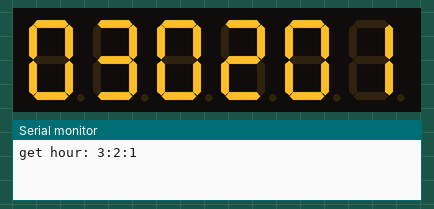
Simulated run of this sketch. Board: Arduino Uno, built with avr-gcc and run on an emulated ATmega328P. Parts: 6-digit seven-segment display, the last lines printed to the serial monitor. Wiring (inferred from the names in the program): DS3231 clock at I2C address 0x68; MAX7219 LED driver: CS pin 10. The local clock reads 2024-03-15 10:24:30 at power-on unless the sketch sets it.

Above: at 0.6 s.
At 4.4 s:
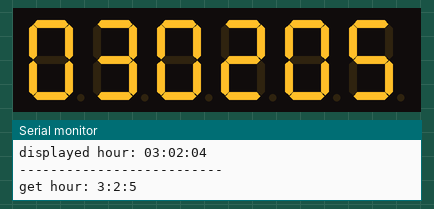
At 10.5 s:
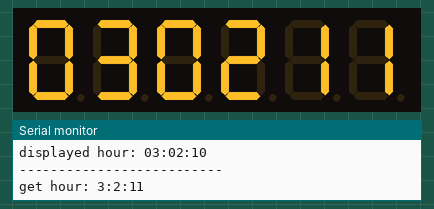
At 20.2 s:
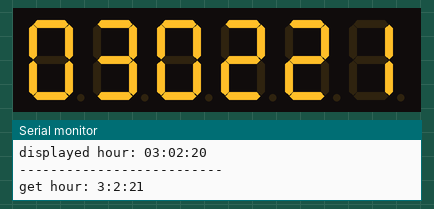
At 27.5 s:
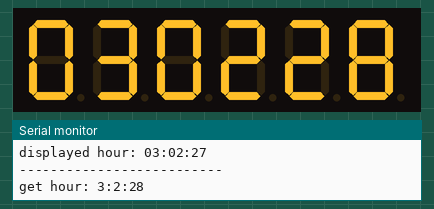
At 38.4 s:
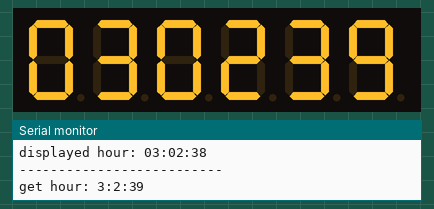

The sketch:

reloj.ino
```cpp
#define SCK PORTB5
#define SS PORTB2
#define MOSI PORTB3
/*
#define TIME_SETUP PORTD2       //trigger time setup routine
#define NUM_UP PORTD4           //up 1 number
#define NUM_DOWN PORTD5         //down 1 number
#define NEXT_NUM PORTD6         //next digit
#define SAVE_TIME PORTD7        //save time
#define NUM_UP_STATUS PIND4     //status of NUM_UP
#define NUM_DOWN_STATUS PIND5   //status of NUM_DOWN
#define NEXT_NUM_STATUS PIND6   //status of NEXT_NUM
#define SAVE_TIME_STATUS PIND7  //status of SAVE_TIME
*/

unsigned char num = 0;
unsigned char units = 0;
unsigned char tens = 0;
bool timeSetupFlag = 0;

void initialize_SPI(){
  DDRB |= (1<<SCK)|(1<<MOSI)|(1<<SS);     //set spi pins as outputs
  SPCR |= (1<<SPE)|(1<<MSTR)|(1<<SPR1);   //enable spi, master mode, fosc/64
}

void Max_write_data(char address, char dataToPrint){
  PORTB &= ~(1<<SS);
  SPDR = address;               //first write address on the max7219. It's split in two bytes because the MAX72 expects a 16-bit word. MSB First
  while(!(SPSR & (1<<SPIF)));   //wait for shit to get done
  SPDR = dataToPrint;           //then write the actual data on the max7219
  while(!(SPSR & (1<<SPIF)));   //wait for shit to get done
  PORTB |= (1<<SS);
}

void Max_setup(){
  char digitsUsed = 6;
  Max_write_data(0x09, 0xFF);               //0X09 = Decode mode, 0xFF = Decode for all digits
  Max_write_data(0x0A, 8);                  //0x0A = Intensity -> 8 (is this bright enough?)
  Max_write_data(0x0B, digitsUsed-1);       //0x0B = Scan Limit mode, digitsUsed digits
  Max_write_data(0x0C, 1);                  //0x0C = Shutdown, 1 = normal operation (no shutdown)
}

void i2c_setup(){
  TWSR &= ~(1<<TWPS0)&~(1<<TWPS1);    //Set prescaler to 1
  TWBR |= 0x20;                       //DS3231 SCL freq = 200 kHz, CPUfreq = 16 MHz, prescale 1
  TWCR = (1<<TWEN);                   //Enable i2c interface. Internet told me not to use |= operator when working with TWCR
}

void i2c_start(){
  TWCR = (1<<TWINT)|(1<<TWSTA)|(1<<TWEN);   //set INT Flag, send start condition, enable i2c (datasheet says it should be enabled every time)
  while(!(TWCR & (1<<TWINT)));              //TWINT flag works kinda funny. Not falling into this rabbit hole.
}

void i2c_stop(){
  TWCR = (1<<TWINT)|(1<<TWSTO)|(1<<TWEN);   //stop condition
}

void i2c_write(uint8_t wordAddress, uint8_t data){
  i2c_start();
  TWDR = 0b11010000;                //0b1101000 is slave address. 0b0 is write mode. SLA + W
  TWCR = (1<<TWINT)|(1<<TWEN);
  while(!(TWCR & (1<<TWINT)));
  TWDR =  wordAddress;              //write word address
  TWCR = (1<<TWINT)|(1<<TWEN);
  while(!(TWCR & (1<<TWINT)));
  TWDR = data;                      //then write the actual data
  TWCR = (1<<TWINT)|(1<<TWEN);
  while(!(TWCR & (1<<TWINT)));
  i2c_stop();
}

void numbers_test(){
  if(num>99){
    num = 0;
  }
  units = num%10;
  tens = num/10;

  delay(200);
  Max_write_data(1, units);
  delay(10);
  Max_write_data(2, tens);

  num++;
}

class rtcTime{
  uint8_t hour = 0;
  uint8_t minutes = 0;
  uint8_t seconds = 0;
public:
  Time();
  void setTime();
  void getTime();
  void displayTime();
};

rtcTime::Time(){
  hour = 0;
  minutes = 0;
}

void rtcTime::setTime(){
  i2c_start();
  TWDR = 0b11010000;                //0b1101000 is slave address. 0b0 is write mode. SLA + W
  TWCR = (1<<TWINT)|(1<<TWEN);
  while(!(TWCR & (1<<TWINT)));
  //Serial.print("Set SLA+W: ");
  //Serial.println(TWDR, BIN);
  TWDR =  0x00;                     //write word address. 0x00 is seconds
  TWCR = (1<<TWINT)|(1<<TWEN);
  while(!(TWCR & (1<<TWINT)));
  //Serial.print("Set word address: ");
  //Serial.println(TWDR, HEX);
  TWDR = 0x01;                      //then write the actual data. 1 for test
  TWCR = (1<<TWINT)|(1<<TWEN);
  while(!(TWCR & (1<<TWINT)));
  //Serial.print("Set seconds: ");
  //Serial.println(TWDR, HEX);
  TWDR = 0x02;                      //2 minutes for test
  TWCR = (1<<TWINT)|(1<<TWEN);
  while(!(TWCR & (1<<TWINT)));
  //Serial.print("Set minutes: ");
  //Serial.println(TWDR, HEX);
  TWDR = 0x03;                      //3 hours for test
  TWCR = (1<<TWINT)|(1<<TWEN);
  while(!(TWCR & (1<<TWINT)));
  //Serial.print("Set hour: ");
  //Serial.println(TWDR, HEX);
  i2c_stop();
}

void rtcTime::getTime(){            //reads data from rtc and stores it into rtcTime
  i2c_start();
  TWDR = 0b11010000;                //0b1101000 is slave address. 0b0 is write mode. SLA + W
  TWCR = (1<<TWINT)|(1<<TWEN);
  while(!(TWCR & (1<<TWINT)));
  //Serial.print("Get SLA+W: ");
  //Serial.println(TWDR, BIN);
  TWDR = 0x00;                      //word address to read. First pretend we're writing, then read the address we were supposed to write to. 0x00 is seconds address
  TWCR = (1<<TWINT)|(1<<TWEN);
  while(!(TWCR & (1<<TWINT)));
  //Serial.print("Get word address: ");
  //Serial.println(TWDR, HEX);
  i2c_start();                      //Repeated start condition
  TWDR = 0b11010001;                //0b1101000 is slave address. 0b1 is read mode. SLA + R
  TWCR = (1<<TWINT)|(1<<TWEN);
  while(!(TWCR & (1<<TWINT)));
  //Serial.print("Get SLA+R: ");
  //Serial.println(TWDR, BIN);
  TWCR = (1<<TWINT)|(1<<TWEA)|(1<<TWEN);  //Slave sends byte, master sends ack
  while(!(TWCR & (1<<TWINT)));
  seconds = (((TWDR >> 4)*10)+(TWDR & 0x0F));
  //Serial.print("Get seconds: ");
  //Serial.println(seconds, HEX);                         //get seconds from TWDR
  TWCR = (1<<TWINT)|(1<<TWEA)|(1<<TWEN);  //Slave sends byte, master sends ack
  while(!(TWCR & (1<<TWINT)));
  minutes = (((TWDR >> 4)*10)+(TWDR & 0x0F));                         //get minutes from TWDR
  //Serial.print("Get minutes: ");
  //Serial.println(minutes, HEX);
  TWCR = (1<<TWINT)|(1<<TWEN);            //Slave sends byte, master sends nack
  //Serial.println("flag cleared");
  while(!(TWCR & (1<<TWINT)));
  //Serial.println("flag set");
  hour = (((TWDR >> 4)*10)+(TWDR & 0x0F));                           //get hour from TWDR
  //Serial.print("Get hour: ");
  //Serial.println(hour, HEX);
  i2c_stop();
  Serial.print("get hour: ");
  Serial.print(hour, DEC);
  Serial.print(":");
  Serial.print(minutes, DEC);
  Serial.print(":");
  Serial.println(seconds, DEC);
  //Serial.println("--------------------------");
}

void rtcTime::displayTime(){
  delay(100);
  Max_write_data(1, seconds%10);
  delay(100);
  Max_write_data(2, seconds/10);
  delay(100);
  //Serial.print("displayed seconds: ");
  //Serial.println(seconds, DEC);
  Max_write_data(3, minutes%10);
  delay(100);
  Max_write_data(4, minutes/10);
  delay(100);
  //Serial.print("displayed minutes: ");
  //Serial.println(minutes, DEC);
  Max_write_data(5, hour%10);
  delay(100);
  Max_write_data(6, hour/10);
  Serial.print("displayed hour: ");
  Serial.print(hour/10, DEC);
  Serial.print(hour%10, DEC);
  Serial.print(":");
  Serial.print(minutes/10, DEC);
  Serial.print(minutes%10, DEC);
  Serial.print(":");
  Serial.print(seconds/10, DEC);
  Serial.println(seconds%10, DEC);
  Serial.println("--------------------------");
}

rtcTime currentTime;   //time to display

void setup() {
  //extint_setup();
  //buttons_setup();
  initialize_SPI();
  Max_setup();
  i2c_setup();
  Serial.begin(9600);

  currentTime.setTime();
}

void loop(){
  currentTime.getTime();
  currentTime.displayTime();

/*if(timeSetupFlag){
  timeSetup();
}else{

}*/

  //numbers_test();

}

/*void extint_setup(){
  SREG |= 0x80;                       //Enable Global interrupts  (1<<I) <- for some reason this doesnt work???
  EICRA &= ~(1<<ISC01)&~(1<<ISC00);   //Low level of INT0 generates an interrupt request (maybe change to any logical change?)
  EIMSK |= (1<<INT0);                 //Enable external interrupt on INT0
}

ISR(INT0_vect){                       //ExtInt0 interrupt vector
  timeSetupFlag = true;               //Set the flag that enters the time setup routine
}

void buttons_setup(){
  DDRD &= ~(1<<TIME_SETUP)&~(1<<NUM_UP)&~(1<<NUM_DOWN)&~(1<<NEXT_NUM)&~(1<<SAVE_TIME);    //set pins as inputs
  PORTD |= (1<<TIME_SETUP)|(1<<NUM_UP)|(1<<NUM_DOWN)|(1<<NEXT_NUM)|(1<<SAVE_TIME);        //pull-up reistors for buttons
}

void debounce(){
  uint8_t debounce_counter = 0;
  while(debounce_counter<50){
    debounce_counter++;
  }
}

void timeSetup_display(){
  uint8_t digit = 4;          //start on digit 3
}

void timeSetup(){
  uint8_t hour_tens = 0;
  uint8_t hour_units = 0;
  uint8_t minutes_tens = 0;
  uint8_t minutes_units = 0;
  bool flag = true;
  while(flag){
    if(!NUM_UP_STATUS || !NUM_DOWN_STATUS || !NEXT_NUM_STATUS || !SAVE_TIME_STATUS){
      debounce();
      if(!NUM_UP_STATUS)
    }*/
```

Measured:
- what the display in image 0 shows lasts 0.8 s, from 0.5 s to 1.3 s
- what the display in image 2 shows lasts 1.2 s, from 10.4 s to 11.6 s
